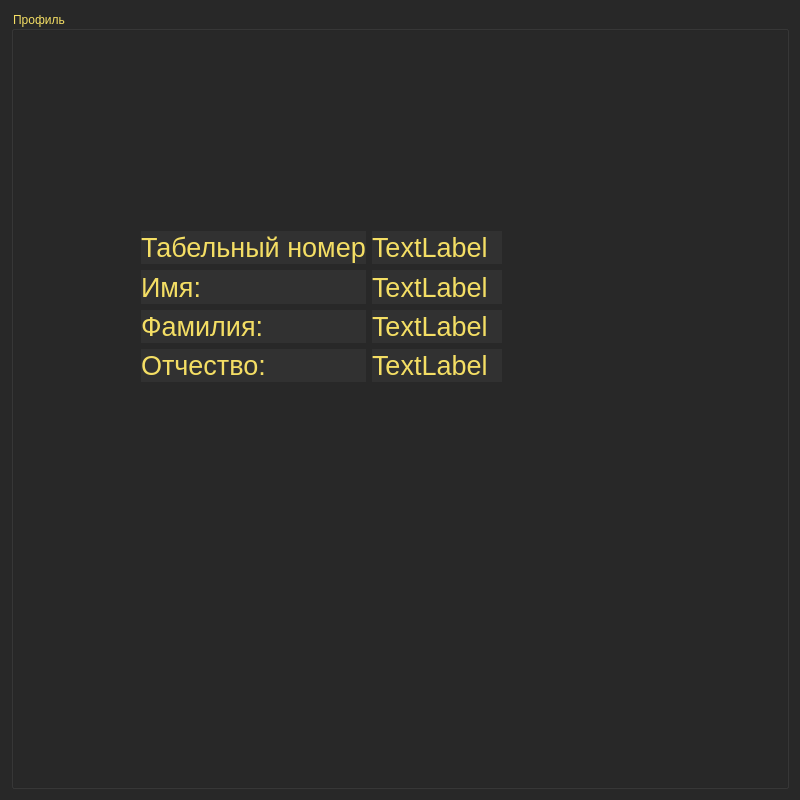
<?xml version="1.0" encoding="UTF-8"?>
<ui version="4.0">
 <class>Profile</class>
 <widget class="QDialog" name="Profile">
  <property name="geometry">
   <rect>
    <x>0</x>
    <y>0</y>
    <width>800</width>
    <height>800</height>
   </rect>
  </property>
  <property name="windowTitle">
   <string>Dialog</string>
  </property>
  <property name="styleSheet">
   <string notr="true">
color: rgb(244, 222, 100);
font: 25 8pt &quot;Comfortaa&quot;;
background-color: #282828; </string>
  </property>
  <layout class="QGridLayout" name="gridLayout">
   <item row="0" column="0">
    <widget class="QGroupBox" name="groupBox">
     <property name="styleSheet">
      <string notr="true"/>
     </property>
     <property name="title">
      <string>Профиль</string>
     </property>
     <widget class="QWidget" name="">
      <property name="geometry">
       <rect>
        <x>130</x>
        <y>220</y>
        <width>361</width>
        <height>151</height>
       </rect>
      </property>
      <layout class="QHBoxLayout" name="horizontalLayout">
       <item>
        <layout class="QVBoxLayout" name="verticalLayout_2">
         <item>
          <widget class="QLabel" name="label_6">
           <property name="styleSheet">
            <string notr="true">font-size: 20pt;
background-color: #313131</string>
           </property>
           <property name="text">
            <string>Табельный номер</string>
           </property>
          </widget>
         </item>
         <item>
          <widget class="QLabel" name="label_5">
           <property name="styleSheet">
            <string notr="true">font-size: 20pt;
background-color: #313131;
</string>
           </property>
           <property name="text">
            <string>Имя:</string>
           </property>
          </widget>
         </item>
         <item>
          <widget class="QLabel" name="label_8">
           <property name="styleSheet">
            <string notr="true">font-size: 20pt;
background-color: #313131;</string>
           </property>
           <property name="text">
            <string>Фамилия:</string>
           </property>
          </widget>
         </item>
         <item>
          <widget class="QLabel" name="label_7">
           <property name="styleSheet">
            <string notr="true">font-size: 20pt;
background-color: #313131;</string>
           </property>
           <property name="text">
            <string>Отчество:</string>
           </property>
          </widget>
         </item>
        </layout>
       </item>
       <item>
        <layout class="QVBoxLayout" name="verticalLayout">
         <item>
          <widget class="QLabel" name="label">
           <property name="styleSheet">
            <string notr="true">font-size: 20pt;
background-color: #313131;</string>
           </property>
           <property name="text">
            <string>TextLabel</string>
           </property>
          </widget>
         </item>
         <item>
          <widget class="QLabel" name="label_2">
           <property name="styleSheet">
            <string notr="true">font-size: 20pt;
background-color: #313131;</string>
           </property>
           <property name="text">
            <string>TextLabel</string>
           </property>
          </widget>
         </item>
         <item>
          <widget class="QLabel" name="label_3">
           <property name="styleSheet">
            <string notr="true">font-size: 20pt;
background-color: #313131;</string>
           </property>
           <property name="text">
            <string>TextLabel</string>
           </property>
          </widget>
         </item>
         <item>
          <widget class="QLabel" name="label_4">
           <property name="styleSheet">
            <string notr="true">font-size: 20pt;
background-color: #313131;
</string>
           </property>
           <property name="text">
            <string>TextLabel</string>
           </property>
          </widget>
         </item>
        </layout>
       </item>
      </layout>
     </widget>
    </widget>
   </item>
  </layout>
 </widget>
 <resources/>
 <connections/>
</ui>
